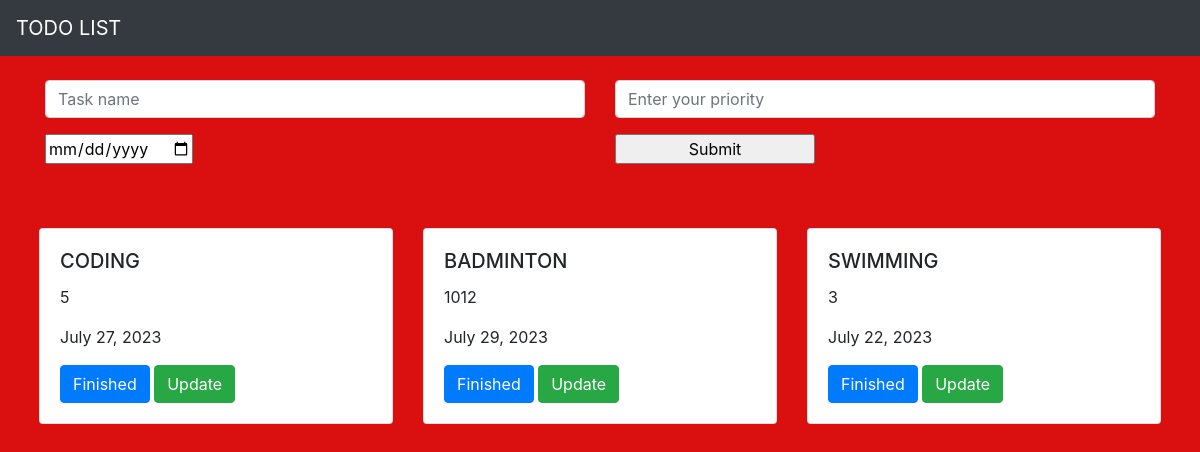
Before: / with the older database file.
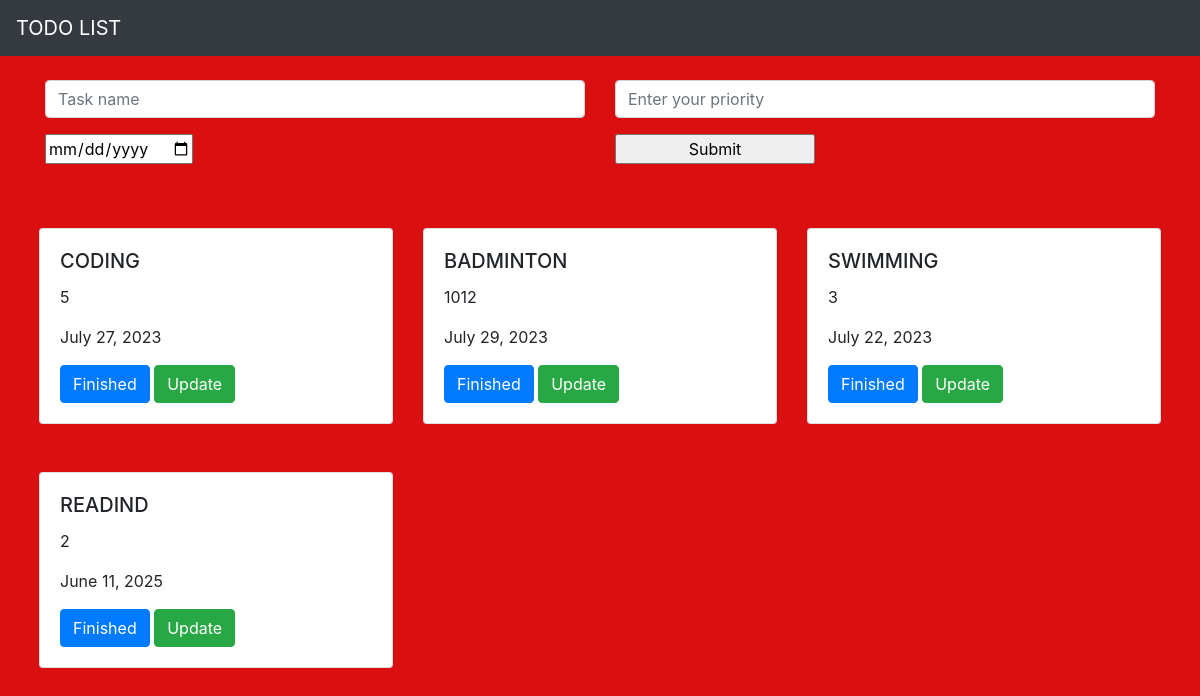
After: the same page with the newer database file.
### todoapp/models.py (models this page shows, shortened)
class task(models.Model):
    name=models.CharField(max_length=250)
    priority=models.IntegerField()
    date = models.DateField()

### todoapp/views.py (the view)
# urls.py: path('', views.home, name='home'),
def home(request):
    Task1 = task.objects.all()
    if request.method == 'POST':
        name = request.POST.get('task', '')
        priority = request.POST.get('priority', '')
        date = request.POST.get('date', '')
        Task = task(name=name, priority=priority, date=date)
        Task.save()
    return render(request, "home.html", {'Task1': Task1})

### templates/home.html (shortened to what this page needs)
{% extends 'base.html' %}
{% block body %}
<div class="container ">
    <div class="align-self-center mt-4">
        <form method="post">
            <div class="form-group">
                <div class="row">
                    <div class="col">
                        <input type="text" class="form-control" placeholder="Task name" name="task">
                    </div>
                    <div class="col">
                        <input type="number" class="form-control" placeholder="Enter your priority" name="priority">
                    </div>
                </div>
            </div>
            <div class="form-group">
                <div class="row">
                    <div class="col" class="form-group" >
                        <input type="date" name="date">
                    </div>
                    <div class="col">
                        <div class="mx-auto">
                            <input type="submit" style="width: 200px;">
                        </div>
                    </div>
                </div>
            </div>
        </form>
    </div>
</div>
<br><br>
<div class="row ml-4 mr-4">
    {% for i in Task1 %}
    <div class="col-sm-4">
        <div class="card">
            <div class="card-body">
                <h5 class="card-title">{{i.name}}</h5>
                <p class="card-text">{{i.priority}}</p>
                <p class="card-text">{{i.date}}</p>
                <a href="{% url 'todoapp:delete' i.id %}" class="btn btn-primary">Finished</a>
                <a href="{% url 'todoapp:update' i.id %}" class="btn btn-success">Update</a>
            </div>
        </div><br><br>
    </div>
    {% endfor %}
</div>
{% endblock %}

### templates/base.html (shortened to what this page needs)
{% load static %}
<!DOCTYPE html>
<html lang="en">
<head>
    <link rel="stylesheet" href="https://cdn.jsdelivr.net/npm/bootstrap@4.6.2/dist/css/bootstrap.min.css">
    <link rel="stylesheet" href="{% static 'style.css' %}">
</head>
<body>
<nav class="navbar navbar-dark bg-dark">
  <a class="navbar-brand" href="#">
    TODO LIST
  </a>
</nav>
{% block body %}
{% endblock %}
</body>
</html>

### todoapp/static/style.css (style rules this page uses)
body { background-color:#DA0F0F ; }

Changed rows visible on the page:
added task: name "READIND", priority "2", date "June 11, 2025"
